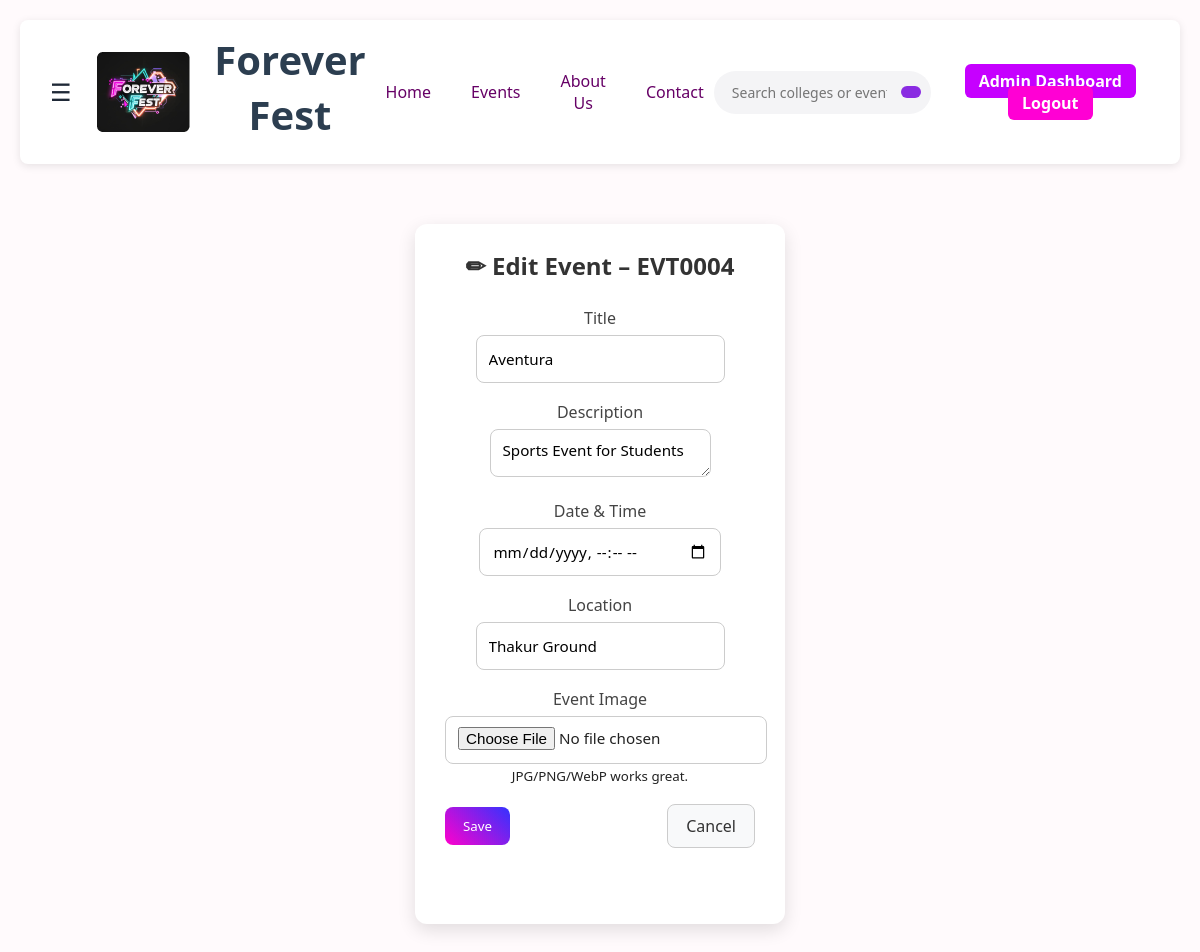
Screenshot of /events/admin/events/EVT0004/edit/ (signed in) with the database file from the repository.
### events/models.py (models this page shows, shortened)
class Event(models.Model):
    image_url = models.CharField(max_length=255, blank=True)
    event_id = models.CharField(primary_key=True, max_length=20, default=generate_event_id)
    college = models.ForeignKey(College,to_field="college_id", db_column="college_id",on_delete=models.CASCADE, related_name="events",)
    title = models.CharField(max_length=80)
    description = models.TextField(blank=True)
    date_time = models.DateTimeField(null=True, blank=True)
    location = models.CharField(max_length=120, blank=True)
    created_by = models.ForeignKey(AdminProfile,to_field="admin_id",db_column="created_by",on_delete=models.SET_NULL,null=True,blank=True,related_name="created_events",)
    class Meta:
        db_table = "events"

### events/views.py (the view, shortened to what this page needs)
# urls.py: path("admin/events/<str:event_id>/edit/", views.admin_edit_event_view, name="admin_edit_event"),
@require_http_methods(["GET", "POST"])
def admin_edit_event_view(request, event_id):
    gate = _require_admin(request)
    if gate is None:
        return redirect("admin_login")
    admin, college = gate
    ev = get_object_or_404(Event, event_id=event_id)
    if college and ev.college_id != college.college_id:
        messages.error(request, "You can edit only your college events.")
        return redirect("events:admin_manage_events")
    dt_value = ev.date_time.astimezone(timezone.get_current_timezone()).strftime("%Y-%m-%dT%H:%M") if ev.date_time else ""
    return render(request, "events/admin_edit_event.html", {"event": ev, "dt_value": dt_value})

### events/views.py (called while the page is built)
def _require_admin(request):
    admin_id = request.session.get(ADMIN_SESSION_KEY)
    if not admin_id:
        messages.error(request, "Please log in as admin.")
        return None
    try:
        admin = AdminProfile.objects.select_related("college").get(admin_id=admin_id)
    except AdminProfile.DoesNotExist:
        messages.error(request, "Session invalid. Please log in again.")
        return None
    college = getattr(admin, "college", None)
    if college is None:
        college = College.objects.filter(owner_admin=admin).first()
    return admin, college

### events/templates/events/admin_edit_event.html (shortened to what this page needs)
{% extends "accounts/base.html" %}
{% load static %}
{% block content %}
<link rel="stylesheet" href="{% static 'css/edit_events.css' %}">
<div class="event-card">
  <h2 class="form-title">✏ Edit Event – {{ event.event_id }}</h2>
  <form method="post" enctype="multipart/form-data">
    <div class="form-group">
      <label for="title">Title</label>
      <input id="title" name="title" class="form-control" value="{{ event.title }}" required>
    </div>
    <div class="form-group">
      <label for="description">Description</label>
      <textarea id="description" name="description" rows="4" class="form-control">{{ event.description }}</textarea>
    </div>
        <div class="form-group">
          <label for="date_time">Date & Time</label>
          <input type="datetime-local" id="dateTime" name="date_time" class="form-control" required>
        </div>
    <div class="form-group">
      <label for="location">Location</label>
      <input id="location" name="location" class="form-control" value="{{ event.location }}" required>
    </div>
    <div class="form-group">
      <label for="id_image">Event Image</label>
      <input type="file" id="id_image" name="image" class="form-control" accept="image/*">
      <small class="ud-note"> JPG/PNG/WebP works great.</small>
    </div>
    <div class="btn-row">
      <button class="btn-save" type="submit">Save</button>
      <a href="{% url 'events:admin_manage_events' %}" class="btn-cancel">Cancel</a>
    </div>
  </form>
</div>
{% endblock %}

### static/css/style.css (style rules this page uses)
body { font-family: 'Inter', sans-serif; margin: 0; padding: 0; background: #fffafc; }
.event-card { background: #fff; padding: 15px; border-radius: 10px; width: 250px; box-shadow: 0 4px 12px rgba(0,0,0,0.15); transition: transform 0.2s ease, box-shadow 0.2s ease; }
body { background: #F7F8FC; }
.form-control { height: 48px; border: 1px solid #E4E7EC; border-radius: 12px; background: #fff; padding: .75rem .95rem; font-size: .98rem; transition: box-shadow .2s, border-color .2s; }
.form-control::placeholder { color: #98A2B3; }
.form-control { border-radius: 8px; font-size: 0.95rem; }
a { text-decoration: none; }
body, html { height: 100%; margin: 0; }
:root { --primary-color: #2c3e50; --secondary-color: #3498db; --accent-color: #e74c3c; --light-color: #f5f7fa; --dark-color: #2c4e50; --shadow: 0 4px 6px rgba(0,0,0,.1); --radius: 8px; --page-max-width: 1200px; }
* { margin: 0; padding: 0; box-sizing: border-box; font-family: 'Segoe UI', Tahoma, Geneva, Verdana, sans-serif; }
body { background: var(--light-color); color: var(--dark-color); padding: 20px; }
.college-card, .event-card { background: #fff; border-radius: var(--radius); padding: 20px; text-align: center; box-shadow: var(--shadow); cursor: pointer; transition: transform .2s ease, box-shadow .2s ease; position: relative; overflow: hidden; }
.college-card::before, .event-card::before { content: ''; position: absolute; inset: 0 0 auto 0; width: 4px; height: 0; background: var(--secondary-color); transition: height .3s ease; }
.event-card { flex: 1 1 260px; max-width: 500px; }
body { margin: 0; font-family: 'Inter', sans-serif; background: #fffafc; color: #222; }

### static/css/edit_events.css (style rules this page uses)
.event-card { width: 100%; max-width: 370px; margin: 60px auto; padding: 25px 30px; background: #fff; border-radius: 12px; box-shadow: 0 6px 18px rgba(0,0,0,0.12); height:700px; }
.form-title { text-align: center; margin-bottom: 25px; font-size: 1.5rem; font-weight: 600; color: #333; }
.form-group { margin-bottom: 18px; }
.form-group label { display: block; margin-bottom: 6px; font-weight: 500; color: #444; }
.form-control { padding: 10px 12px; border-radius: 8px; border: 1px solid #ccc; font-size: 0.95rem; transition: border 0.2s; }
.btn-row { display: flex; justify-content: space-between; align-items: center; }
.btn-save { background: linear-gradient(45deg, #ff00cc, #3333ff); border: none; padding: 10px 18px; border-radius: 8px; color: #fff; font-weight: 500; cursor: pointer; transition: 0.3s; }
.btn-cancel { text-decoration: none; padding: 10px 18px; border-radius: 8px; border: 1px solid #ccc; background: #f8f9fa; color: #333; transition: 0.3s; }

### rows the page displays
Event: event_id "EVT0004", title "Aventura", description "Sports Event for Students", location "Thakur Ground"
